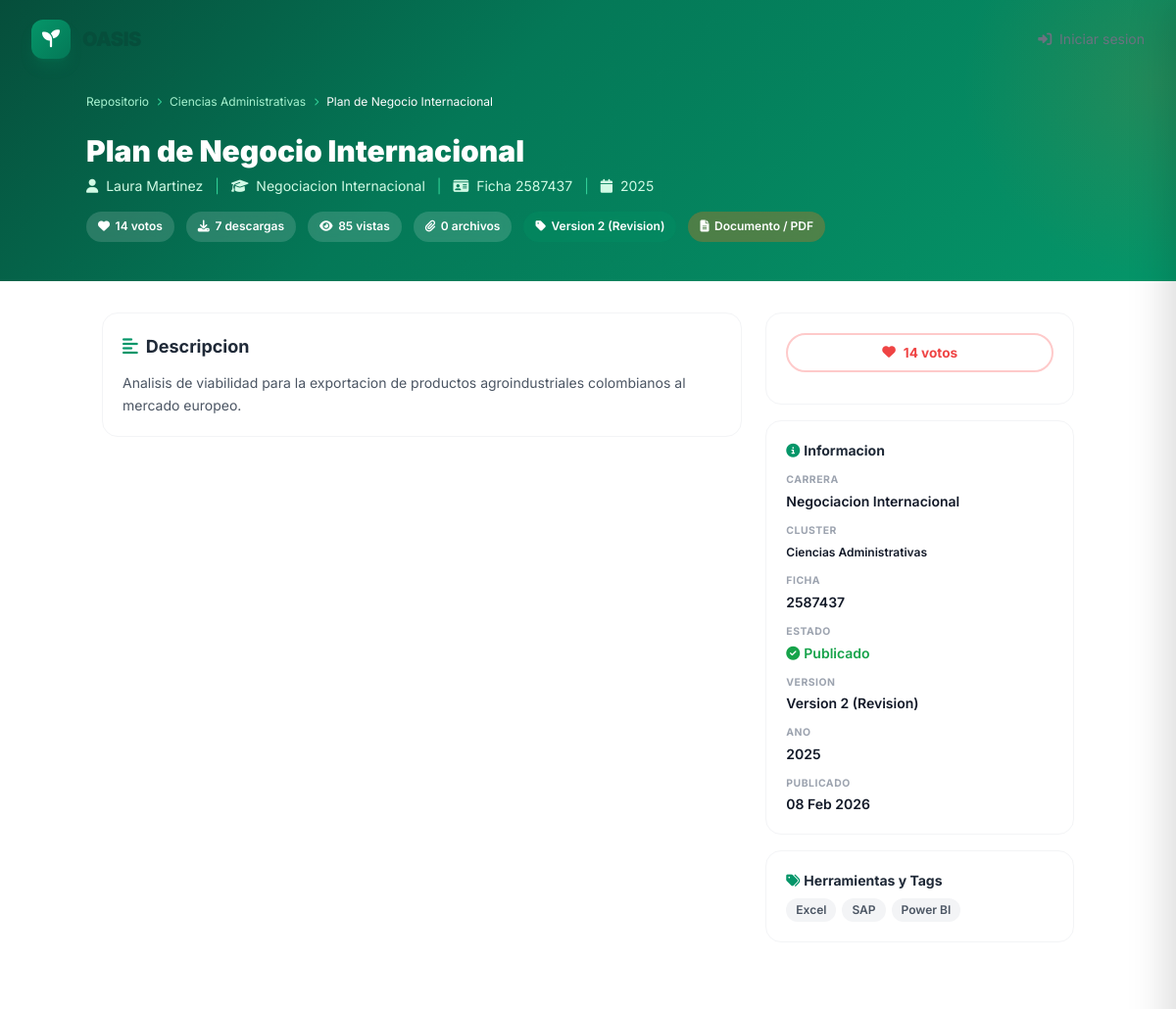
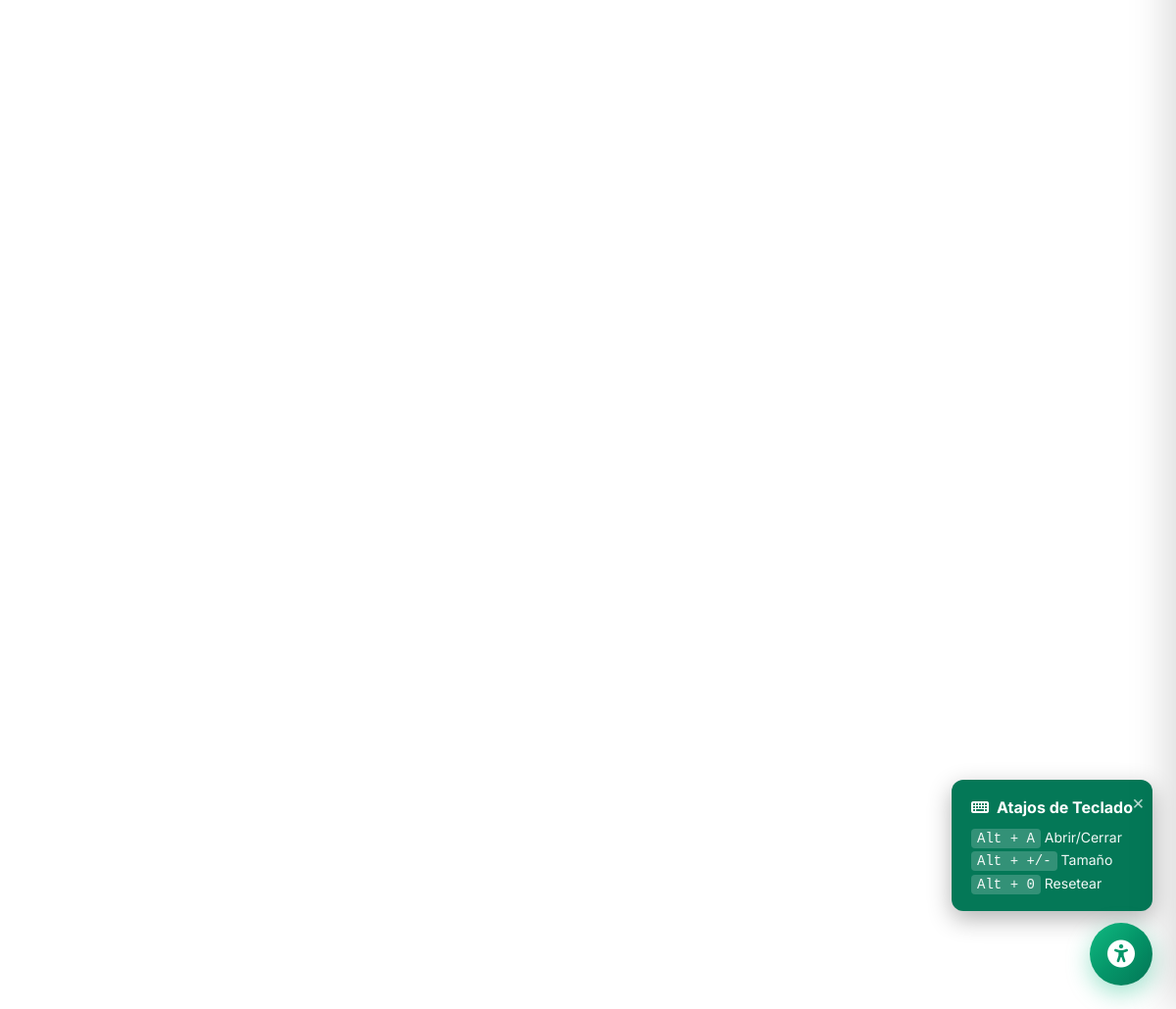
Page /repositorio/proyecto/12/ on the committed database (2 pictures, top to bottom).
### repositorio/models.py (models this page shows, shortened)
class ProyectoGrado(models.Model):
    class EstadoProyecto(models.TextChoices):
        BORRADOR = 'borrador', 'Borrador'
        EN_REVISION = 'en_revision', 'En Revision'
        PUBLICADO = 'publicado', 'Publicado'
        RECHAZADO = 'rechazado', 'Rechazado'
    class VersionLabel(models.TextChoices):
        V1 = 'V1', 'Version 1 (Borrador)'
        V2 = 'V2', 'Version 2 (Revision)'
        FINAL = 'FINAL', 'Version Final'
    titulo = models.CharField(max_length=255)
    descripcion = models.TextField()
    resumen = models.TextField(blank=True, help_text='Resumen ejecutivo (max 500 chars)')
    carrera = models.CharField(max_length=50, choices=CARRERA_CHOICES)
    autor = models.CharField(max_length=200)
    email_autor = models.EmailField(blank=True)
    ficha = models.CharField(max_length=20, blank=True,
                             help_text='Numero de ficha SENA')
    instructor_avalador = models.ForeignKey(
        settings.AUTH_USER_MODEL,
        on_delete=models.SET_NULL,
        null=True, blank=True,
        related_name='proyectos_avalados',
        limit_choices_to={'rol': 'instructor'},
    )
    subido_por = models.ForeignKey(
        settings.AUTH_USER_MODEL,
        on_delete=models.SET_NULL,
        null=True, blank=True,
        related_name='proyectos_subidos',
    )
    thumbnail = models.ImageField(
        upload_to=thumbnail_upload_path, blank=True, null=True,
        help_text='Miniatura del proyecto (recomendado: 400x300px)',
    )
    imagen_url = models.URLField(
        blank=True,
        help_text='URL de imagen externa (alternativa a thumbnail)',
    )
    enlace_repositorio = models.URLField(blank=True,
                                         help_text='Link GitHub/GitLab/externo')
    enlace_demo = models.URLField(blank=True, help_text='Link demo en vivo')
    anio = models.PositiveIntegerField(
        default=2026, validators=[MinValueValidator(2020), MaxValueValidator(2035)],
        help_text='Ano de presentacion',
    )
    tags = models.ManyToManyField(TagHabilidad, blank=True, related_name='proyectos')
    herramientas_usadas = models.CharField(max_length=500, blank=True,
                                           help_text='Ej: Python, React, Figma (separado por comas)')
    version_actual = models.CharField(max_length=5, choices=VersionLabel.choices,
                                      default=VersionLabel.V1)
    estado = models.CharField(max_length=15, choices=EstadoProyecto.choices,
                              default=EstadoProyecto.BORRADOR)
    votos = models.PositiveIntegerField(default=0)
    descargas = models.PositiveIntegerField(default=0)
    vistas = models.PositiveIntegerField(default=0)
    destacado = models.BooleanField(default=False)
    fecha_publicacion = models.DateTimeField(auto_now_add=True)
    fecha_actualizacion = models.DateTimeField(auto_now=True)
    class Meta:
        ordering = ['-destacado', '-votos', '-fecha_publicacion']
        verbose_name = 'Proyecto de Grado'
        verbose_name_plural = 'Proyectos de Grado'
    @property
    def cluster(self):
        return CARRERA_A_CLUSTER.get(self.carrera, 'TICS')
    @property
    def cluster_display(self):
        cluster_key = self.cluster
        return dict(CLUSTER_CHOICES).get(cluster_key, cluster_key)
    @property
    def preview_type(self):
        return CARRERA_A_PREVIEW.get(self.carrera, 'DOCUMENT')
    @property
    def preview_type_display(self):
        return dict(PREVIEW_TYPE_CHOICES).get(self.preview_type, 'Documento')
    @property
    def tags_list(self):
        if self.herramientas_usadas:
            return [t.strip() for t in self.herramientas_usadas.split(',') if t.strip()]
        return []

### repositorio/views.py (the view)
# urls.py: path('proyecto/<int:pk>/', views.proyecto_detalle, name='detalle'),
def proyecto_detalle(request, pk):
    proyecto = get_object_or_404(
        ProyectoGrado.objects.select_related('instructor_avalador', 'subido_por')
        .prefetch_related('tags', 'archivos'),
        pk=pk,
    )
    ProyectoGrado.objects.filter(pk=pk).update(vistas=F('vistas') + 1)
    archivos = proyecto.archivos.all()
    archivos_by_version = {}
    for a in archivos:
        v = a.get_version_label_display()
        archivos_by_version.setdefault(v, []).append(a)
    images = archivos.filter(tipo='imagen')
    code_files = archivos.filter(tipo='codigo')
    documents = archivos.filter(tipo='documento')
    videos = archivos.filter(tipo='video')
    models_3d = archivos.filter(tipo='modelo_3d')
    related = (
        ProyectoGrado.objects
        .filter(carrera=proyecto.carrera, estado=ProyectoGrado.EstadoProyecto.PUBLICADO)
        .exclude(pk=pk)
        .order_by('-votos')[:4]
    )
    can_edit = False
    can_download = True
    if request.user.is_authenticated:
        user = request.user
        can_edit = (
            user.es_admin or
            user == proyecto.subido_por or
            user == proyecto.instructor_avalador
        )
        can_download = True
    else:
        can_download = False
    context = {
        'proyecto': proyecto,
        'archivos': archivos,
        'archivos_by_version': archivos_by_version,
        'images': images,
        'code_files': code_files,
        'documents': documents,
        'videos': videos,
        'models_3d': models_3d,
        'related': related,
        'can_edit': can_edit,
        'can_download': can_download,
        'preview_type': proyecto.preview_type,
    }
    return render(request, 'repositorio/detalle.html', context)

### templates/repositorio/detalle.html (shortened to what this page needs)
{% extends 'base.html' %}
{% load static %}
{% block navbar %}
{% include 'partials/navbar_auth.html' %}
{% endblock %}
{% block content %}
<section class="detail-hero pt-24 pb-10 px-4">
    <div class="max-w-5xl mx-auto relative z-10">
        <nav class="flex items-center gap-2 text-emerald-200 text-xs mb-6">
            <a href="{% url 'repositorio:explorador' %}" class="hover:text-white transition">Repositorio</a>
            <i class="fa-solid fa-chevron-right text-emerald-400" style="font-size:0.5rem;"></i>
            <a href="{% url 'repositorio:explorador' %}?cluster={{ proyecto.cluster }}" class="hover:text-white transition">{{ proyecto.cluster_display }}</a>
            <i class="fa-solid fa-chevron-right text-emerald-400" style="font-size:0.5rem;"></i>
            <span class="text-white">{{ proyecto.titulo|truncatechars:40 }}</span>
        </nav>
        <h1 class="text-2xl sm:text-3xl font-black text-white leading-tight mb-2">
            {{ proyecto.titulo }}
        </h1>
        <div class="flex flex-wrap items-center gap-3 text-emerald-100 text-sm mb-4">
            <span><i class="fa-solid fa-user mr-1"></i> {{ proyecto.autor }}</span>
            <span class="text-emerald-400">|</span>
            <span><i class="fa-solid fa-graduation-cap mr-1"></i> {{ proyecto.get_carrera_display }}</span>
            {% if proyecto.ficha %}
            <span class="text-emerald-400">|</span>
            <span><i class="fa-solid fa-id-card mr-1"></i> Ficha {{ proyecto.ficha }}</span>
            {% endif %}
            <span class="text-emerald-400">|</span>
            <span><i class="fa-solid fa-calendar mr-1"></i> {{ proyecto.anio }}</span>
        </div>
        <div class="flex flex-wrap items-center gap-3">
            <span class="stat-pill"><i class="fa-solid fa-heart"></i> {{ proyecto.votos }} votos</span>
            <span class="stat-pill"><i class="fa-solid fa-download"></i> {{ proyecto.descargas }} descargas</span>
            <span class="stat-pill"><i class="fa-solid fa-eye"></i> {{ proyecto.vistas }} vistas</span>
            <span class="stat-pill"><i class="fa-solid fa-paperclip"></i> {{ archivos|length }} archivos</span>
            <span class="stat-pill" style="background:rgba(5,150,105,0.3);">
                <i class="fa-solid fa-tag"></i> {{ proyecto.get_version_actual_display }}
            </span>
            <span class="stat-pill" style="background:rgba(249,115,22,0.3);">
                {% if preview_type == 'CODE' %}<i class="fa-solid fa-code"></i>
                {% elif preview_type == 'MEDIA_3D' %}<i class="fa-solid fa-cube"></i>
                {% elif preview_type == 'GALLERY' %}<i class="fa-solid fa-images"></i>
                {% elif preview_type == 'VIDEO' %}<i class="fa-solid fa-film"></i>
                {% else %}<i class="fa-solid fa-file-alt"></i>{% endif %}
                {{ proyecto.preview_type_display }}
            </span>
        </div>
    </div>
</section>
<section class="max-w-5xl mx-auto px-4 py-8">
    <div class="grid grid-cols-1 lg:grid-cols-3 gap-6">
        <div class="lg:col-span-2 space-y-6">
            <div class="info-card">
                <h2 class="text-lg font-bold text-gray-800 mb-3">
                    <i class="fa-solid fa-align-left text-oasis-600 mr-2"></i>Descripcion
                </h2>
                <div class="text-sm text-gray-600 leading-relaxed whitespace-pre-line">{{ proyecto.descripcion }}</div>
            </div>
        </div>
        <div class="space-y-4">
            <div class="info-card text-center">
                {% if user.is_authenticated %}
                <button class="vote-btn w-full justify-center mb-3" id="vote-btn"
                        onclick="voteProject({{ proyecto.pk }})">
                    <i class="fa-solid fa-heart"></i>
                    <span id="vote-count">{{ proyecto.votos }}</span> votos
                </button>
                {% else %}
                <a href="{% url 'login' %}?next={% url 'repositorio:detalle' proyecto.pk %}"
                   class="vote-btn w-full justify-center mb-3">
                    <i class="fa-solid fa-heart"></i>
                    {{ proyecto.votos }} votos
                </a>
                {% endif %}
            </div>
            <div class="info-card space-y-3">
                <h3 class="text-sm font-bold text-gray-800 mb-2">
                    <i class="fa-solid fa-info-circle text-oasis-600 mr-1"></i>Informacion
                </h3>
                <div>
                    <div class="info-label">Carrera</div>
                    <div class="info-value text-sm">{{ proyecto.get_carrera_display }}</div>
                </div>
                <div>
                    <div class="info-label">Cluster</div>
                    <div class="info-value text-sm">
                        <span class="card-cluster cluster-{{ proyecto.cluster }} text-xs">{{ proyecto.cluster_display }}</span>
                    </div>
                </div>
                {% if proyecto.ficha %}
                <div>
                    <div class="info-label">Ficha</div>
                    <div class="info-value text-sm">{{ proyecto.ficha }}</div>
                </div>
                {% endif %}
                <div>
                    <div class="info-label">Estado</div>
                    <div class="info-value text-sm">
                        {% if proyecto.estado == 'publicado' %}
                        <span class="inline-flex items-center gap-1 text-green-600"><i class="fa-solid fa-check-circle"></i> {{ proyecto.get_estado_display }}</span>
                        {% elif proyecto.estado == 'en_revision' %}
                        <span class="inline-flex items-center gap-1 text-yellow-600"><i class="fa-solid fa-clock"></i> {{ proyecto.get_estado_display }}</span>
                        {% else %}
                        <span class="text-gray-500">{{ proyecto.get_estado_display }}</span>
                        {% endif %}
                    </div>
                </div>
                <div>
                    <div class="info-label">Version</div>
                    <div class="info-value text-sm">{{ proyecto.get_version_actual_display }}</div>
                </div>
                <div>
                    <div class="info-label">Ano</div>
                    <div class="info-value text-sm">{{ proyecto.anio }}</div>
                </div>
                <div>
                    <div class="info-label">Publicado</div>
                    <div class="info-value text-sm">{{ proyecto.fecha_publicacion|date:"d M Y" }}</div>
                </div>
            </div>
            {% if proyecto.tags_list or proyecto.tags.exists %}
            <div class="info-card">
                <h3 class="text-sm font-bold text-gray-800 mb-2">
                    <i class="fa-solid fa-tags text-oasis-600 mr-1"></i>Herramientas y Tags
                </h3>
                <div class="flex flex-wrap gap-1.5">
                    {% for tag_name in proyecto.tags_list %}
                    <span class="px-2.5 py-1 bg-gray-100 text-gray-600 rounded-full text-xs font-semibold">
                        {{ tag_name }}
                    </span>
                    {% endfor %}
                </div>
            </div>
            {% endif %}
        </div>
    </div>
</section>
{% endblock %}

### staticfiles/css/styles.css (style rules this page uses)
* { margin: 0; padding: 0; box-sizing: border-box; }
html { scroll-behavior: smooth; }

### templates/repositorio/detalle.html (style rules this page uses)
.detail-hero { background: linear-gradient(135deg, #064e3b 0%, #047857 40%, #059669 100%); position: relative; overflow: hidden; }
.detail-hero::before { content: ''; position: absolute; top: -40%; right: -15%; width: 400px; height: 400px; background: radial-gradient(circle, rgba(249,115,22,0.12), transparent 70%); border-radius: 50%; }
.info-card { background: #fff; border: 1px solid #f3f4f6; border-radius: 1rem; padding: 1.25rem; }
.info-label { font-size: 0.65rem; font-weight: 700; text-transform: uppercase; letter-spacing: 0.05em; color: #9ca3af; margin-bottom: 0.25rem; }
.info-value { font-size: 0.875rem; font-weight: 600; color: #111827; }
.stat-pill { display: inline-flex; align-items: center; gap: 0.35rem; padding: 0.4rem 0.75rem; background: rgba(255,255,255,0.15); backdrop-filter: blur(8px); border-radius: 9999px; color: #fff; font-size: 0.75rem; font-weight: 600; }
.vote-btn { display: inline-flex; align-items: center; gap: 0.5rem; padding: 0.5rem 1.25rem; border-radius: 9999px; font-weight: 700; font-size: 0.85rem; transition: all 0.3s; cursor: pointer; border: 2px solid transparent; }
.vote-btn:not(.voted) { background: #fff; color: #ef4444; border-color: #fecaca; }

### rows in the picture
ProyectoGrado: cluster_display "Ciencias Administrativas", titulo "Plan de Negocio Internacional", autor "Laura Martinez", carrera "Negociacion Internacional", ficha "2587437", anio "2025", votos "14", descargas "7", vistas "85", version_actual "Version 2 (Revision)", preview_type_display "Documento / PDF", descripcion "Analisis de viabilidad para la exportacion de productos agroindustriales colombianos al mercado europeo.", estado "Publicado", fecha_publicacion "08 Feb 2026"

### other values in the picture
{{ archivos|length }} "0"
{{ tag_name }} "Excel" "SAP" "Power BI"
